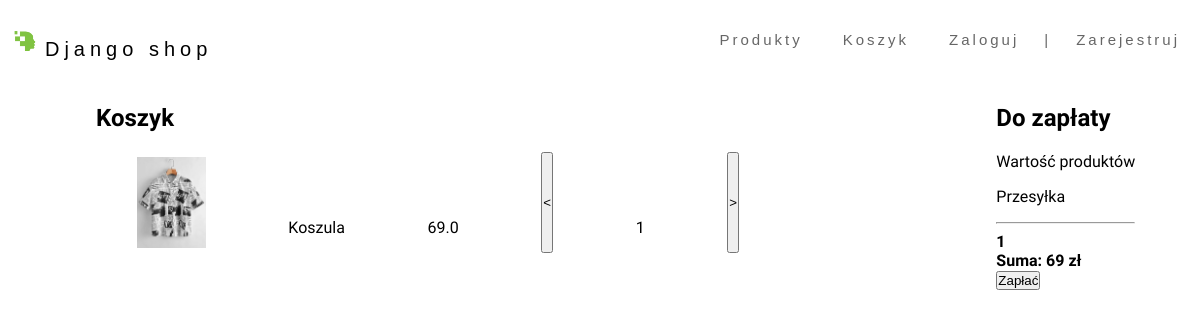
The app's page /cart/ (signed in), older data.
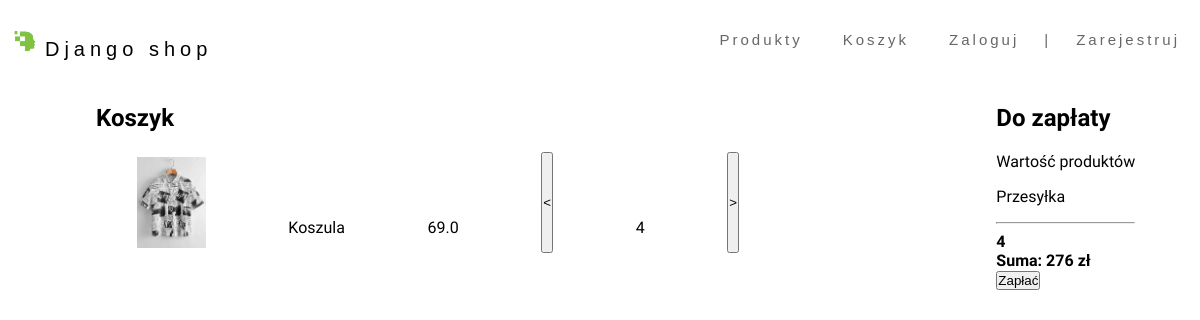
The same page, newer data.
### shop/models.py (models this page shows, shortened)
class OrderItem(models.Model):
    product = models.ForeignKey(Product, on_delete=models.SET_NULL, blank=True, null=True)
    order = models.ForeignKey(Order, on_delete=models.SET_NULL, blank=True, null=True)
    quantity = models.IntegerField(default=0, null=True, blank=True)
    date_added = models.DateTimeField(auto_now_add=True)
    @property
    def get_total(self):
        total = self.product.price * self.quantity
        return total

class Order(models.Model):
    customer = models.ForeignKey(Customer, on_delete=models.SET_NULL, blank=True, null=True)
    complete = models.BooleanField(default=False, null=True, blank=False)
    transaction_id = models.CharField(max_length=200, null=True)
    @property
    def get_cart_total(self):
        orderitems = self.orderitem_set.all()
        total = sum([item.get_total for item in orderitems])
        return total
    @property
    def get_cart_items(self):
        orderitems = self.orderitem_set.all()
        total = sum([item.quantity for item in orderitems])
        if total == 0:
            return "Pusty koszyk"
        else:
            return total

class Product(models.Model):
    name = models.CharField(max_length=200, null=True)
    price = models.FloatField()
    size = models.CharField(max_length=200, null=True)
    image = models.ImageField(null=True, blank=True)
    @property
    def imageURL(self):
        try:
            self.url = self.image.url
        except:
            self.url = ''
        return self.url

### shop/views.py (the view)
# urls.py: path('cart/', views.cart, name="cart"),
def cart(request):
    data = cartData(request)
    cartItems = data['cartItems']
    order = data['order']
    items = data['items']
    context = {'items': items, 'order': order, 'cartItems': cartItems}
    return render(request, 'shop/cart.html', context)

### shop/utils.py (called while the page is built)
def cartData(request):
	if request.user.is_authenticated:
		customer = request.user.customer
		order, created = Order.objects.get_or_create(customer=customer, complete=False)
		items = order.orderitem_set.all()
		cartItems = order.get_cart_items
	else:
		cookieData = cookieCart(request)
		cartItems = cookieData['cartItems']
		order = cookieData['order']
		items = cookieData['items']
	return {'cartItems':cartItems ,'order':order, 'items':items}

### shop/templates/shop/cart.html
{% extends 'shop/index.html' %}
{% load static %}
{% block css %}
    <link rel="stylesheet" href="{% static 'css/cart.css' %}">
{% endblock css %}
{% block content %}
<section class="cart">
	<div class="cart-list">
		<h1 class="cart-h1">Koszyk</h1>
		{% for item in items %}
		<div class="column">
			<div class="cart-item" id="item">
				<img class="cart-img" src="{{item.product.imageURL}}">
				<p class="desc-item">{{item.product.name}}</p>
				<p class="desc-item">{{item.product.price}}</p>
				<button class="update-button" data-action="remove" data-product="{{item.product.id}}"><</button>
				<p class="desc-item">{{item.quantity}}</p>
				<button class="update-button" data-action="add" data-product="{{item.product.id}}">></button>
			</div>
		</div>
		{% endfor %}
	</div>
	<div class="cart-checkout">
		<h1 class="cart-h1">Do zapłaty</h1>
		<div class="row">
			<p>Wartość produktów</p>
			<p>Przesyłka</p>
			<hr>
			<strong>{{order.get_cart_items}}</strong><br/>
			<strong>Suma: {{order.get_cart_total|floatformat}} zł</strong><br/>
			<button>Zapłać</button>
		</div>
	</div>
</section>
{% endblock content %}

Row changes from the older to the newer data that the page shows:
changed OrderItem "Koszula": quantity "1" → "4"
changed through a linked row, Order: get_cart_items "1" → "4"; get_cart_total "69" → "276"
